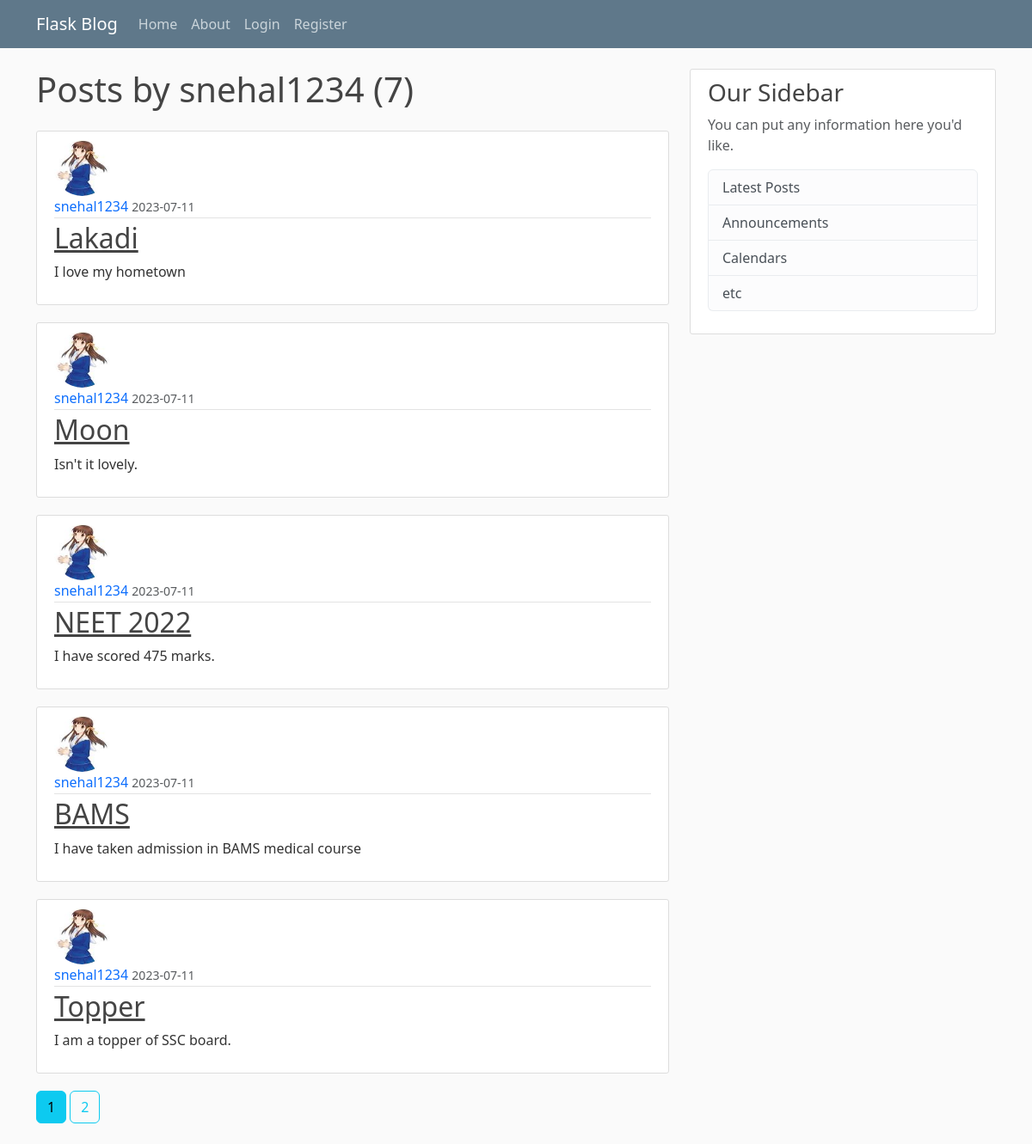
/user/snehal1234, run on the app's committed database.
### flaskblog/models.py (models this page shows, shortened)
class User(db.Model, UserMixin):
    id = db.Column(db.Integer,primary_key = True)
    username = db.Column(db.String(20),unique=True,nullable = False)
    email = db.Column(db.String(120),unique=True,nullable=False)
    image_file = db.Column(db.String(20),nullable=False, default = 'default.jpg')
    password = db.Column(db.String(60),nullable = False)
    posts = db.relationship('Post',backref = 'author',lazy = True)

class Post(db.Model):
    id = db.Column(db.Integer, primary_key = True)
    title = db.Column(db.String(100),nullable = False)
    date_posted = db.Column(db.DateTime,nullable = False, default = datetime.utcnow)
    content = db.Column(db.Text,nullable = False)
    user_id = db.Column(db.Integer, db.ForeignKey('user.id') , nullable=False)

### flaskblog/routes.py (the view)
@app.route('/user/<string:username>')
def user_posts(username):
    page = request.args.get('page',1,type = int)
    user = User.query.filter_by(username=username).first_or_404()
    posts = Post.query.filter_by(author = user)\
        .order_by(Post.date_posted.desc())\
        .paginate(page = page, per_page = 5)
    return render_template('user_posts.html', posts = posts, user = user)

### flaskblog/templates/user_posts.html
{% extends 'layout.html' %}
{% block content%}
    <h1 class="mb-4">Posts by {{ user.username }} ({{ posts.total }})</h1>
    {% for post in posts.items %}
        <article class="media content-section">
            <img class="rounded-circle article-img" src="{{ url_for('static',filename='images/' + post.author.image_file) }}">
            <div class="media-body">
                <div class="article-metadata">
                <a class="mr-2" href="{{ url_for('user_posts', username = post.author.username) }}" style="text-decoration: none;">{{ post.author.username }}</a>
                <small class="text-muted">{{ post.date_posted.strftime('%Y-%m-%d') }}</small>
                </div>
                <h2><a class="article-title" href="{{ url_for('post',post_id = post.id) }}">{{ post.title }}</a></h2>
                <p class="article-content">{{ post.content }}</p>
            </div>
        </article>
    {% endfor %}
    {% for page_num in posts.iter_pages(left_edge=1, right_edge=1, left_current=1, right_current = 1) %}
        {% if page_num %}
            {% if posts.page == page_num %}
                <a class="btn btn-info mb-4" href="{{ url_for('user_posts', username = user.username ,page = page_num) }}">{{ page_num }}</a>
            {% else %}
                <a class="btn btn-outline-info mb-4" href="{{ url_for('user_posts', username = user.username ,page = page_num) }}">{{ page_num }}</a>
            {% endif %}
        {% else %}
            ...
        {% endif %}
    {% endfor %}
{% endblock content %}

### flaskblog/static/main.css (style rules this page uses)
body { background: #fafafa; color: #333333; margin-top: 5rem; }
h1, h2, h3, h4, h5, h6 { color: #444444; }
.content-section { background: #ffffff; padding: 10px 20px; border: 1px solid #dddddd; border-radius: 3px; margin-bottom: 20px; }
.article-title { color: #444444; }
.article-content { white-space: pre-line; }
.article-img { height: 65px; width: 65px; margin-right: 16px; }
.article-metadata { padding-bottom: 1px; margin-bottom: 4px; border-bottom: 1px solid #e3e3e3 }

### data on the page
User: username "snehal1234"
Post: image_file (placeholder picture), author.username "snehal1234", date_posted "2023-07-11", title "Lakadi", content "I love my hometown"
Post: image_file (placeholder picture), author.username "snehal1234", date_posted "2023-07-11", title "Moon", content "Isn't it lovely."
Post: image_file (placeholder picture), author.username "snehal1234", date_posted "2023-07-11", title "NEET 2022", content "I have scored 475 marks."
Post: image_file (placeholder picture), author.username "snehal1234", date_posted "2023-07-11", title "BAMS", content "I have taken admission in BAMS medical course"
Post: image_file (placeholder picture), author.username "snehal1234", date_posted "2023-07-11", title "Topper", content "I am a topper of SSC board."

### other printed values
{{ posts.total }} "7"
{{ page_num }} "1"
{{ page_num }} "2"
